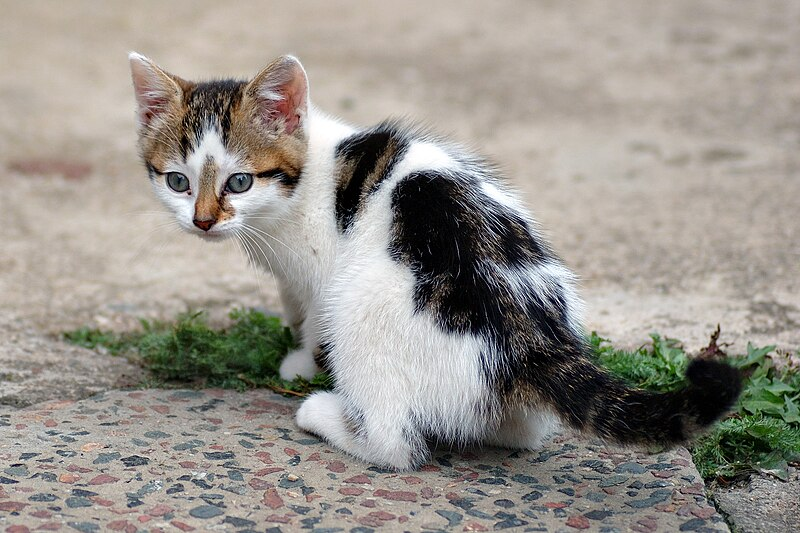
#> input picture Practical 1/cat.jpg, 800 x 533 px
$ jupyter execute practical1.ipynb   (shell and % lines are left out)
#> lines starting #> are read from the running program, lines starting #| are printed output that depends on the picture; after the words box and inside, x2 and y2 are one past the last pixel; in counts of white or black regions, pixels touching at a corner belong together
# Basic Image Processing.
Following: https://docs.opencv.org/4.10.0/d3/df2/tutorial_py_basic_ops.html

Acknowlegement: Cat image by André Karwath aka Aka - Own work, CC BY-SA 2.5, https://commons.wikimedia.org/w/index.php?curid=217417

[cell 1]
import sys
import os
import cv2
import numpy as np
import matplotlib.pyplot as plt

## Reading an image
Load an image first. To get the shape of the image, you can use the shape command like below.
Note that this is a color image, therefore the number of channels is 3 each correponding to blue, green and red channels.

[cell 2]
img = cv2.imread("cat.jpg")
#> img is the input picture: shape (533, 800, 3); mean B, G, R 139.7, 146.7, 151.3
print ("Gives the shape of the image (height, width, channels): ", img.shape)
#| Gives the shape of the image (height, width, channels):  (533, 800, 3)
print ("Get a particular pixel value at location x= 60, y=60: ", img[60,60])
#| Get a particular pixel value at location x= 60, y=60:  [167 183 195]

OpenCV returns  an image in BGR format and not RGB - an 2D array of blue, green, red values respectively. Therefore to get the intensity values for the corresponding channels, you'll need to use the following :
- Blue : img[ :, :, 0]
- Green : img[:, :, 1]
- Red : img[:, :, 2]

In the next block of codes, we are searching for the intensity values of pixels at x=60, y=60

[cell 3]
print ("Get blue pixel at x=60, y=60: ", img[60,60,0])
#| Get blue pixel at x=60, y=60:  167
print ("Get green pixel at x=60, y=60: ", img[60,60,1])
#| Get green pixel at x=60, y=60:  183
print ("Get red pixel at x=60, y=60: ", img[60,60,2])
#| Get red pixel at x=60, y=60:  195

Other ways of accessing and modifying pixel values

[cell 4]
print("Get red pixel at x=60, y=60: ", img.item(60,60,2))
#| Get red pixel at x=60, y=60:  195
img[60,60,2]= 100# Modifying the red pixel value
#> img: shape (533, 800, 3); under 0.01% of pixels changed, all inside (x1, y1, x2, y2) = (60, 60, 61, 61)
print("Changed red pixel at x=60, y=60: ", img.item(60,60,2))
#| Changed red pixel at x=60, y=60:  100

Let's copy the image and we'll d some fun color processing.
But first let's display the original image. I'm using a function
```bash
display_image(image1, strng)
```
to convert the BGR format of OpenCV to RGB for displaying on screen using matplotlib.

Here ```strng ``` holds the plot title

[cell 5]
## Function to display image using Matplotlib
def display_image(image1, strng):
#> called with strng = 'Original image'
    image = cv2.cvtColor(image1, cv2.COLOR_BGR2RGB) ##BGR to RGB conversion for display using Matplotlib
    plt.title(strng)
    plt.imshow(image)
    plt.show()

display_image(img, 'Original image') # original image

[cell 6]
imgCopy = img.copy() # make a copy of the image for processing.
imgCopy[:,:, 1] = 0 ## making all pixels in the green channel 0, meaning we are removing the green channel.
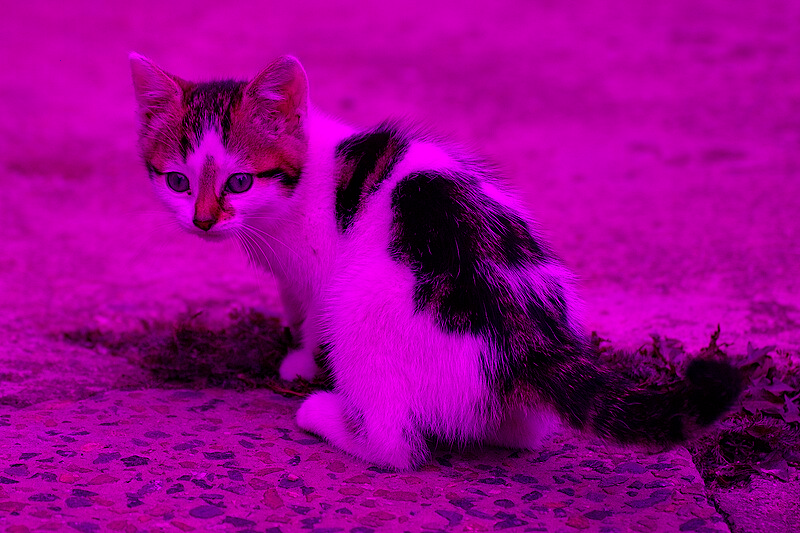
#> imgCopy: shape (533, 800, 3); mean B, G, R 139.7, 0, 151.3

display_image(imgCopy, 'Green channel altered') ## displaying the image after zeroing the green channel

[cell 7]
## Modifying intensity of a block of pixels in the red channel.
imgCopy2 = img.copy() # copy of the original image
imgCopy2[60:200, 60:100] = 255
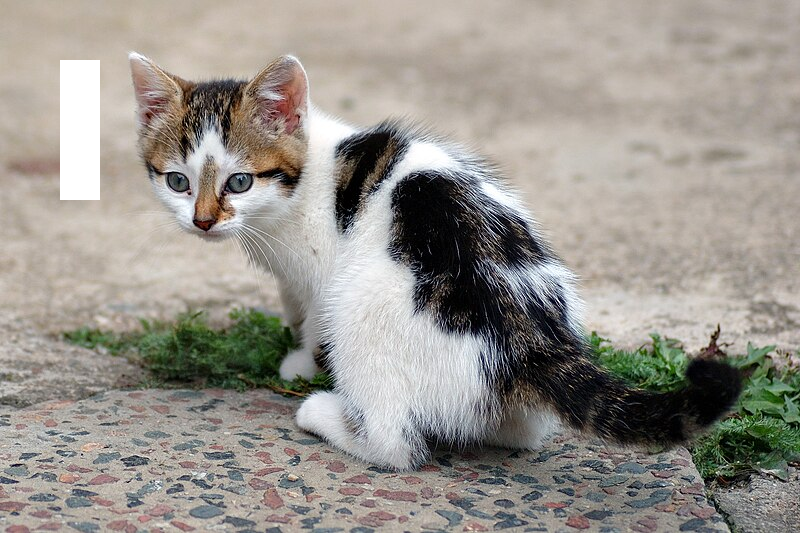
#> imgCopy2: shape (533, 800, 3); mean B, G, R 140.9, 147.7, 152.2

## Display the image:
display_image(imgCopy2, 'Modifying intensity of a block of pixels (red channel)')

## Channel splitting
Split the blue, green and red channels and display each one of them separately

[cell 8]
b,g,r = cv2.split(img) # using OpenCV to split channels
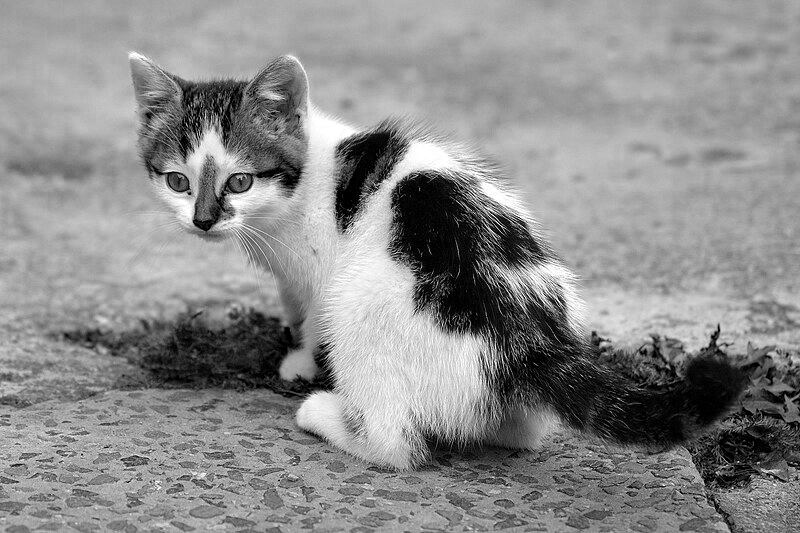
#> b: shape (533, 800); min 0, max 255, mean 139.7
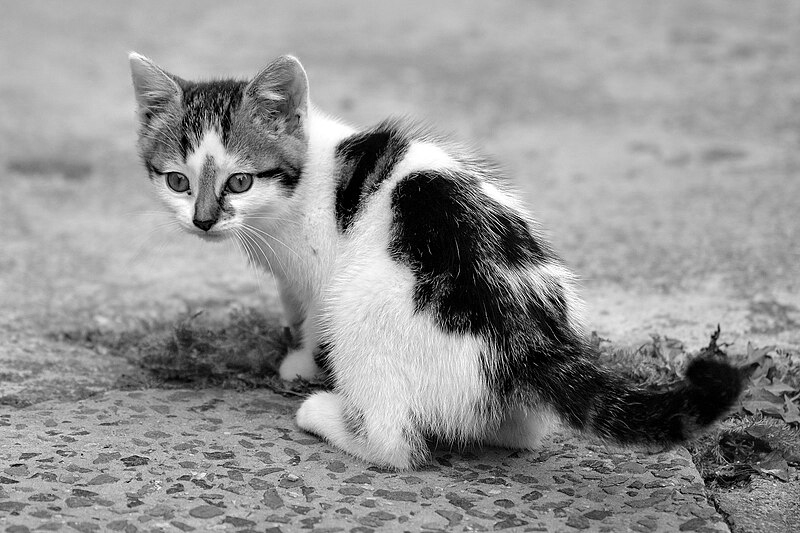
#> g: shape (533, 800); min 0, max 255, mean 146.7
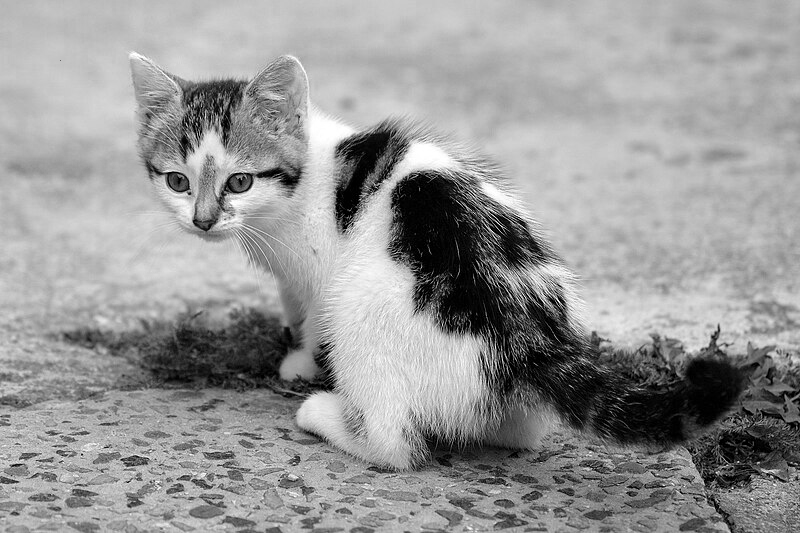
#> r: shape (533, 800); min 0, max 255, mean 151.3
img_blue = np.zeros_like(img) # initializing an image with same dimensions as original image
img_blue[:,:, 2] = b # note that we are using RGB convention and not OpenCV here.
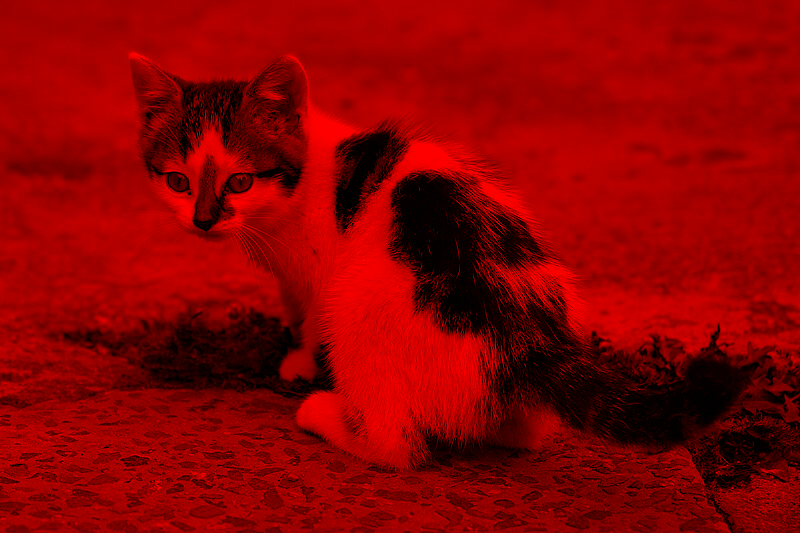
#> img_blue: shape (533, 800, 3); mean of channels 0, 1, 2 0, 0, 139.7; drawn as B, G, R

plt.imshow(img_blue)
plt. show()

## Grayscale Image
Converting color image to grayscale and checking the number of channels

[cell 9]
imgGray = cv2.cvtColor(img, cv2.COLOR_BGR2GRAY)
print ("Shape & Size & Type: ", imgGray.shape, imgGray.size, imgGray.dtype)
#| Shape & Size & Type:  (533, 800) 426400 uint8
display_image(imgGray,'Grayscale image')

## Image ROI
Image ROIs or region of interests are important concepts in computer vision (cv). Sometimes you may need to work with a particular portion of the image e.g. for eye tracking, you will need to first detect the face (region of interest) and then search for the eye because eyes are on faces. It not only saves you time (as you do not need to search for eyes in the entire image,your search space is just a small area now), but it also improves accuracy (eyes are always on a face.).

Most cv algorithms find the ROIs automatically. In our example below, we will just do that manually:

[cell 10]
img_roi = img[170:200, 220:260]
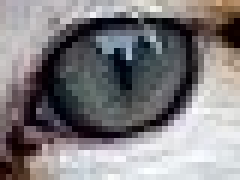
#> img_roi: shape (30, 40, 3) (shown 6 times larger); mean B, G, R 127.8, 125.4, 128.5
display_image(img_roi, 'Experiments with image ROIs')
